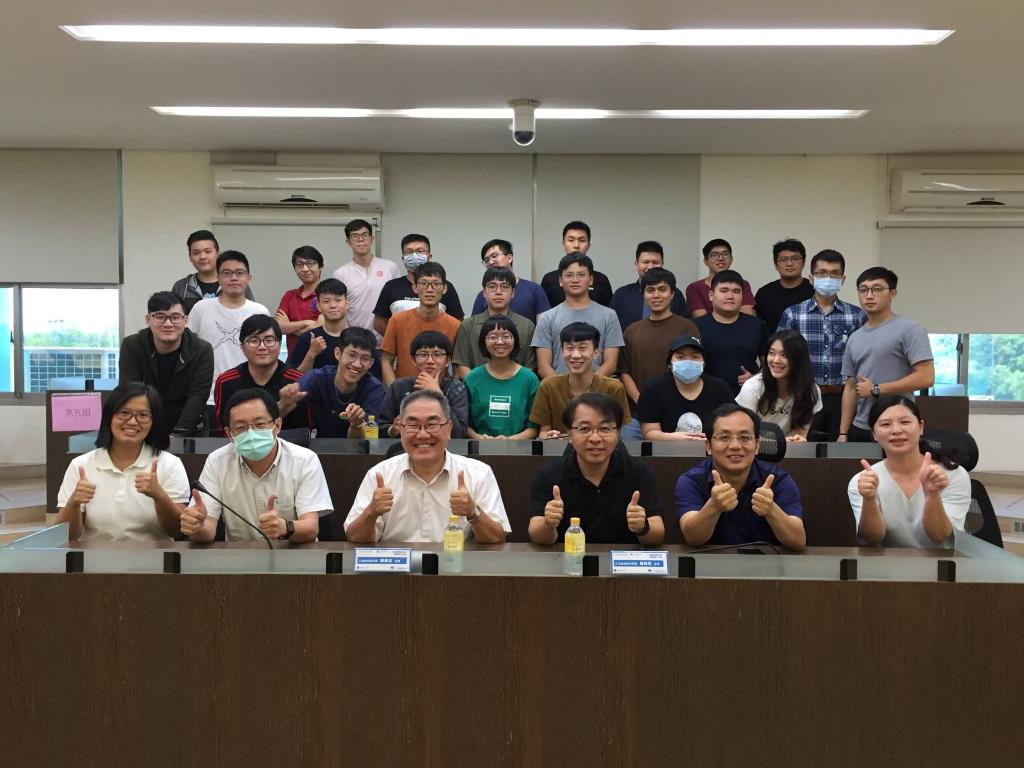
#> input picture Day4/test.jpg, 1024 x 768 px, found by its file name
$ python imgae_colorchange.py
#> lines starting #> are read from the running program, lines starting #| are printed output that depends on the picture
import numpy as np
import cv2
from matplotlib import pyplot as plt
img = cv2.imread("Day4/test.jpg", 1)
#> img is the input picture: shape (768, 1024, 3); mean B, G, R 90.1, 100.2, 109.6
b =cv2.imread("Day4/test.jpg", 1)
b[:,:,1]=0
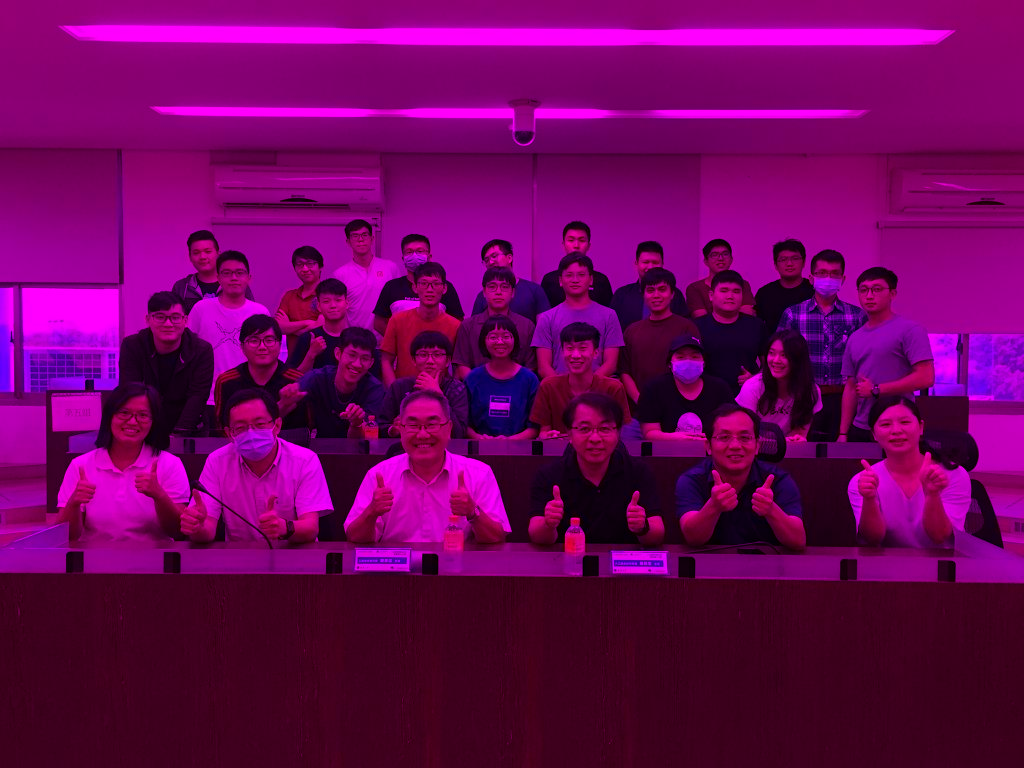
#> b: shape (768, 1024, 3); mean B, G, R 90.1, 0, 109.6
b[:,:,2]=0
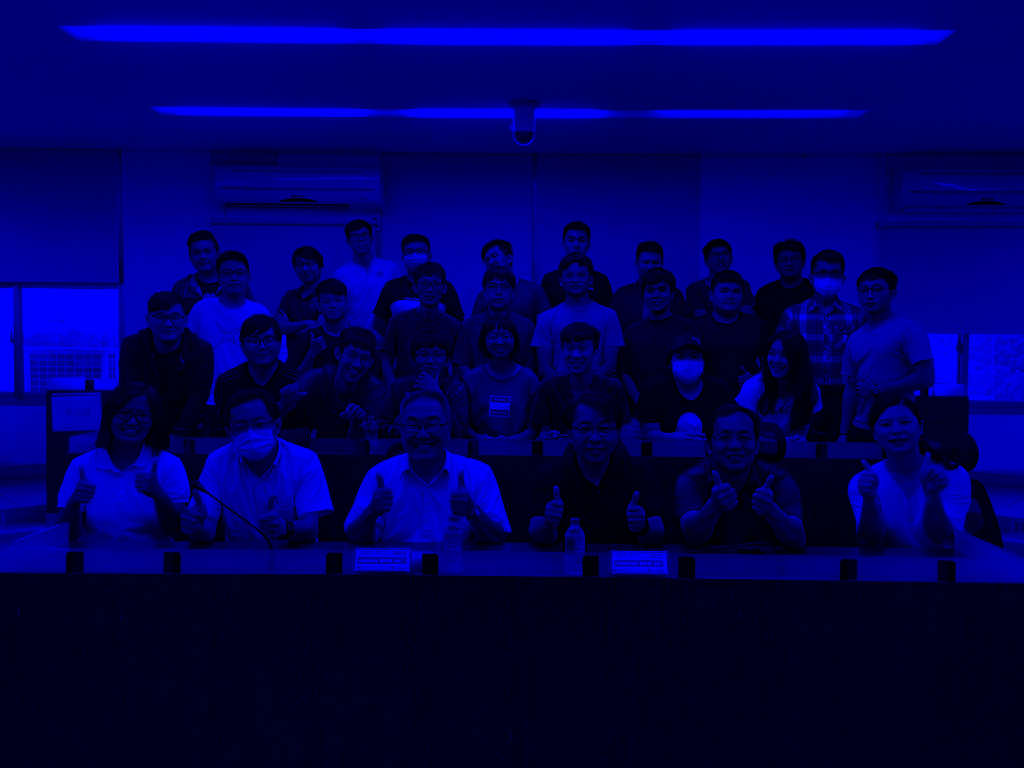
#> b: shape (768, 1024, 3); mean B, G, R 90.1, 0, 0
img1= cv2.cvtColor(img,cv2.COLOR_BGR2RGB)
plt.imshow(b)
plt.xticks([]), plt.yticks([]) # to hide tick values on X and Y axis plt.show()
plt.show()
# cv2.imshow("test",img)
# cv2.waitKey(0)
# cv2.destroyAllWindows()
